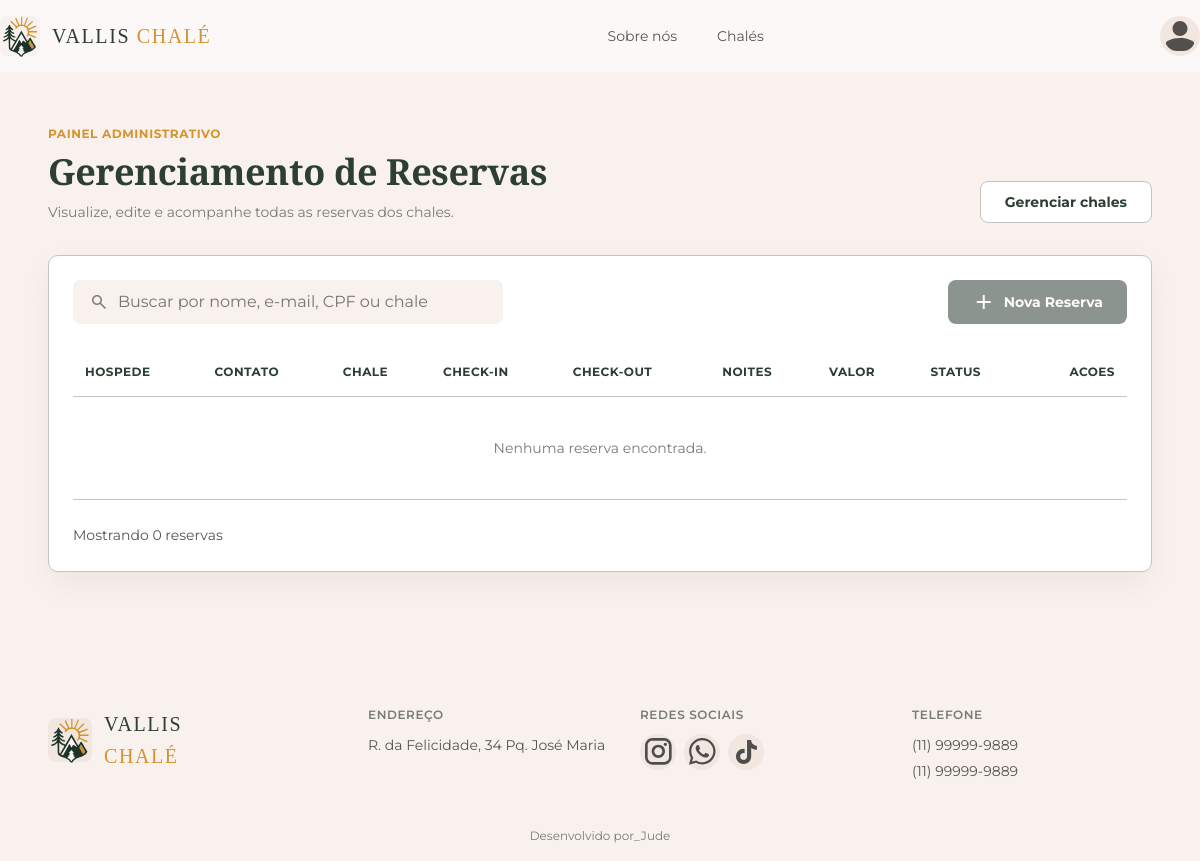
Page /pages/gerenciamento.php (signed in) on the earlier database version.
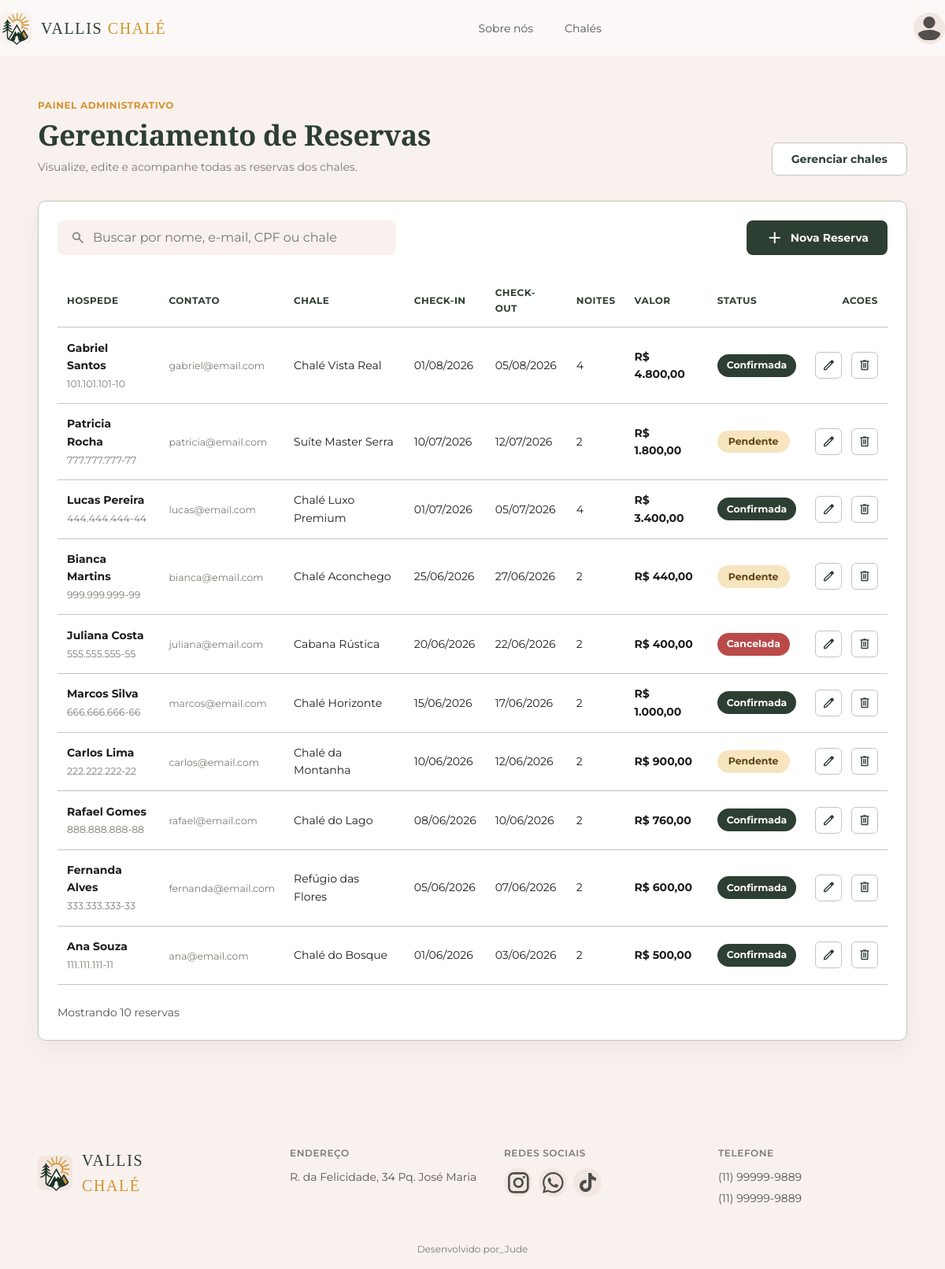
Same page on the later database version.
### tables this page shows
CREATE TABLE reserva (
    id INT AUTO_INCREMENT PRIMARY KEY,
    id_chale INT NOT NULL,
    id_cliente VARCHAR(14) NOT NULL,
    data_inicio DATE NOT NULL,
    data_fim DATE NOT NULL,
    status VARCHAR(50),
    FOREIGN KEY (id_chale) REFERENCES chale(id),
    FOREIGN KEY (id_cliente) REFERENCES cliente(cpf) 
);

CREATE TABLE cliente (
    cpf VARCHAR(14) PRIMARY KEY,
    nome VARCHAR(100) NOT NULL,
    email VARCHAR(100) NOT NULL UNIQUE
);

CREATE TABLE chale (
    id INT AUTO_INCREMENT PRIMARY KEY,
    nome VARCHAR(100) NOT NULL,
    descricao TEXT,
    imagem_url VARCHAR(255),
    preco_diaria DECIMAL(10,2) NOT NULL,
    datas_disponiveis JSON,
    disponibilidade BOOLEAN DEFAULT TRUE,
    categoria_id INT,
    FOREIGN KEY (categoria_id) REFERENCES categorias_chale(id)
);

### pages/gerenciamento.php (the view, shortened to what the changed rows need)
<?php
require_once '../config.php';
function normalize_cpf(string $cpf): string
{
    return preg_replace('/\D/', '', $cpf);
}
function format_cpf(string $cpf): string
{
    $digits = normalize_cpf($cpf);
    return substr($digits, 0, 3) . '.' . substr($digits, 3, 3) . '.' . substr($digits, 6, 3) . '-' . substr($digits, 9, 2);
}
function format_date_br(?string $date): string
{
    return date('d/m/Y', strtotime($date));
}
$reservas = [];
try {
    $reservas = $pdo->query(
        'SELECT
            r.id,
            r.id_chale,
            r.id_cliente,
            r.data_inicio,
            r.data_fim,
            r.status,
            c.nome AS cliente_nome,
            c.email AS cliente_email,
            ch.nome AS chale_nome,
            ch.preco_diaria,
            DATEDIFF(r.data_fim, r.data_inicio) AS noites
         FROM reserva r
         INNER JOIN cliente c ON r.id_cliente = c.cpf
         INNER JOIN chale ch ON r.id_chale = ch.id
         ORDER BY r.data_inicio DESC, r.id DESC'
    )->fetchAll();
} catch (PDOException $e) {
    $databaseWarning = 'As tabelas de reservas ainda nao foram encontradas. Importe os arquivos database/banco.sql e database/insert.sql para usar o painel.';
}
?>
<!doctype html>
<html lang="pt-BR">
  <head>
    <link rel="stylesheet" href="../frontEnd/styles/tokens.css" />
    <link rel="stylesheet" href="../frontEnd/styles/global.css" />
    <link rel="stylesheet" href="../frontEnd/styles/sections/nav.css" />
    <link rel="stylesheet" href="../frontEnd/styles/sections/footer.css" />
    <link rel="stylesheet" href="../frontEnd/styles/sections/gerenciamento.css" />
  </head>
  <body class="management-page">
    <main class="management-main container">
      <header class="management-header">
        <div>
          <h1>Gerenciamento de Reservas</h1>
        </div>
      </header>
      <section class="table-card" aria-labelledby="reservas-title">
        <div class="table-container">
          <table>
            <thead>
              <tr>
                <th>Hospede</th>
                <th>Contato</th>
                <th>Chale</th>
                <th>Check-in</th>
                <th>Check-out</th>
                <th>Noites</th>
                <th>Valor</th>
                <th>Status</th>
                <th class="text-right">Acoes</th>
              </tr>
            </thead>
            <tbody id="tabelaReservasBody">
              <?php foreach ($reservas as $reserva): ?>
                <?php
                  $noites = max((int) $reserva['noites'], 0);
                  $valorTotal = $noites * (float) $reserva['preco_diaria'];
                  $statusClass = strtolower(str_replace(' ', '', $reserva['status'] ?? 'pendente'));
                ?>
                <tr data-search="<?= htmlspecialchars(strtolower($reserva['cliente_nome'] . ' ' . $reserva['cliente_email'] . ' ' . $reserva['id_cliente'] . ' ' . $reserva['chale_nome'] . ' ' . $reserva['status']), ENT_QUOTES, 'UTF-8') ?>">
                  <td>
                    <strong><?= htmlspecialchars($reserva['cliente_nome'], ENT_QUOTES, 'UTF-8') ?></strong>
                    <span class="table-muted"><?= htmlspecialchars(format_cpf($reserva['id_cliente']), ENT_QUOTES, 'UTF-8') ?></span>
                  </td>
                  <td>
                    <div class="contact-info">
                      <span><?= htmlspecialchars($reserva['cliente_email'], ENT_QUOTES, 'UTF-8') ?></span>
                    </div>
                  </td>
                  <td><?= htmlspecialchars($reserva['chale_nome'], ENT_QUOTES, 'UTF-8') ?></td>
                  <td><?= htmlspecialchars(format_date_br($reserva['data_inicio']), ENT_QUOTES, 'UTF-8') ?></td>
                  <td><?= htmlspecialchars(format_date_br($reserva['data_fim']), ENT_QUOTES, 'UTF-8') ?></td>
                  <td><?= $noites ?></td>
                  <td><strong>R$ <?= number_format($valorTotal, 2, ',', '.') ?></strong></td>
                  <td><span class="badge <?= htmlspecialchars($statusClass, ENT_QUOTES, 'UTF-8') ?>"><?= htmlspecialchars($reserva['status'], ENT_QUOTES, 'UTF-8') ?></span></td>
                  <td class="actions-cell">
                    <button
                      class="btn-action"
                      type="button"
                      title="Editar"
                      onclick='openEditModal(<?= json_encode($reserva, JSON_HEX_TAG | JSON_HEX_APOS | JSON_HEX_QUOT | JSON_HEX_AMP) ?>)'
                    >
                      <span class="material-symbols-outlined" aria-hidden="true">edit</span>
                    </button>
                    <button
                      class="btn-action"
                      type="button"
                      title="Excluir"
                      onclick='openDeleteModal(<?= (int) $reserva['id'] ?>, <?= json_encode($reserva['cliente_nome'], JSON_HEX_TAG | JSON_HEX_APOS | JSON_HEX_QUOT | JSON_HEX_AMP) ?>)'
                    >
                      <span class="material-symbols-outlined" aria-hidden="true">delete</span>
                    </button>
                  </td>
                </tr>
              <?php endforeach; ?>
              <?php if (!$reservas): ?>
                <tr class="empty-row">
                  <td colspan="9">Nenhuma reserva encontrada.</td>
                </tr>
              <?php endif; ?>
            </tbody>
          </table>
        </div>
        <footer class="table-footer">
          <p>Mostrando <span id="contadorReservas"><?= count($reservas) ?></span> reservas</p>
        </footer>
      </section>
    </main>
  </body>
</html>

Differences in the rows shown:
added reserva: id_cliente.nome "Gabriel Santos", id_cliente "101.101.101-10", id_cliente.email "gabriel@email.com", id_chale.nome "Chalé Vista Real", data_inicio "01/08/2026", data_fim "05/08/2026", noites "4", valorTotal "4.800,00", status "Confirmada"
added reserva: id_cliente.nome "Patricia Rocha", id_cliente "777.777.777-77", id_cliente.email "patricia@email.com", id_chale.nome "Suíte Master Serra", data_inicio "10/07/2026", data_fim "12/07/2026", noites "2", valorTotal "1.800,00", status "Pendente"
added reserva: id_cliente.nome "Lucas Pereira", id_cliente "444.444.444-44", id_cliente.email "lucas@email.com", id_chale.nome "Chalé Luxo Premium", data_inicio "01/07/2026", data_fim "05/07/2026", noites "4", valorTotal "3.400,00", status "Confirmada"
added reserva: id_cliente.nome "Bianca Martins", id_cliente "999.999.999-99", id_cliente.email "bianca@email.com", id_chale.nome "Chalé Aconchego", data_inicio "25/06/2026", data_fim "27/06/2026", noites "2", valorTotal "440,00", status "Pendente"
added reserva: id_cliente.nome "Juliana Costa", id_cliente "555.555.555-55", id_cliente.email "juliana@email.com", id_chale.nome "Cabana Rústica", data_inicio "20/06/2026", data_fim "22/06/2026", noites "2", valorTotal "400,00", status "Cancelada"
added reserva: id_cliente.nome "Marcos Silva", id_cliente "666.666.666-66", id_cliente.email "marcos@email.com", id_chale.nome "Chalé Horizonte", data_inicio "15/06/2026", data_fim "17/06/2026", noites "2", valorTotal "1.000,00", status "Confirmada"
added reserva: id_cliente.nome "Carlos Lima", id_cliente "222.222.222-22", id_cliente.email "carlos@email.com", id_chale.nome "Chalé da Montanha", data_inicio "10/06/2026", data_fim "12/06/2026", noites "2", valorTotal "900,00", status "Pendente"
added reserva: id_cliente.nome "Rafael Gomes", id_cliente "888.888.888-88", id_cliente.email "rafael@email.com", id_chale.nome "Chalé do Lago", data_inicio "08/06/2026", data_fim "10/06/2026", noites "2", valorTotal "760,00", status "Confirmada"
added reserva: id_cliente.nome "Fernanda Alves", id_cliente "333.333.333-33", id_cliente.email "fernanda@email.com", id_chale.nome "Refúgio das Flores", data_inicio "05/06/2026", data_fim "07/06/2026", noites "2", valorTotal "600,00", status "Confirmada"
added reserva: id_cliente.nome "Ana Souza", id_cliente "111.111.111-11", id_cliente.email "ana@email.com", id_chale.nome "Chalé do Bosque", data_inicio "01/06/2026", data_fim "03/06/2026", noites "2", valorTotal "500,00", status "Confirmada"
Other differences:
count($reservas): "0" → "10"
text no longer shown: "Nenhuma reserva encontrada."
